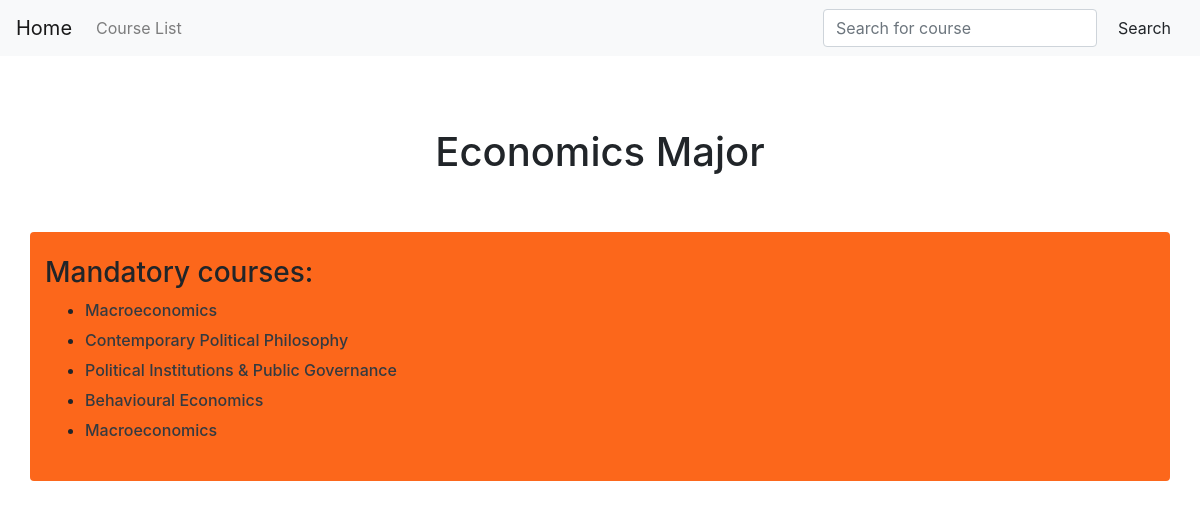
Page /studytool_app/major/Economics/ on the committed database.
### studytool_app/models.py (models this page shows, shortened)
class Major(models.Model):
    name = models.CharField(max_length = 200)
    courses_mandatory = models.ManyToManyField(Course)
    num_selected = models.IntegerField(null = True, blank = True)
    courses_selected = models.ManyToManyField(Course, related_name = "selected", null = True, blank = True)
    note = models.CharField(max_length = 3000, blank = True)

class Course(models.Model):
    name = models.CharField(max_length = 200)
    code = models.CharField(max_length = 200)
    coordinator = models.CharField(max_length = 200, blank = True)
    euc_coordinator = models.CharField(max_length = 200)
    euc_coordinator_email = models.EmailField(max_length = 100,  blank = True)
    prereqs = models.CharField(max_length = 3000, blank = True)
    level = models.IntegerField()
    quad = models.IntegerField()
    blurb = models.CharField(max_length = 3000, blank = True)
    note = models.CharField(max_length = 3000, blank = True)

### studytool_app/views.py (the view)
# urls.py: path("major/<str:major_name>/", views.major, name = "major"),
def major(request, major_name):
    major = Major.objects.get(name = major_name)
    context = {"major": major}
    return render(request, 'studytool_app/major.html', context)

### studytool_app/templates/studytool_app/major.html (shortened to what this page needs)
{% extends "studytool_app/parent.html" %}
{% block body %}
<br>
<br>
<h1><center>{{major.name}} Major </center></h1>
<br>
<br>
<div class="container rounded" style ="background-color: #fc671b">
  <br>
  <h3> Mandatory courses: </h3>
  <ul>
    {% for course in major.courses_mandatory.all %}
      <li> <h6><a href="{% url 'studytool_app:course' course.name %}" class="text-dark"> {{course.name}} </a></h6> </li>
    {% endfor %}
  </ul>
  <br>
</div>
  <br>
<br>
{% endblock %}

### rows in the picture
Major: name "Economics"
Course: name "Macroeconomics"
Course: name "Contemporary Political Philosophy"
Course: name "Political Institutions & Public Governance"
Course: name "Behavioural Economics"
Course: name "Macroeconomics"
